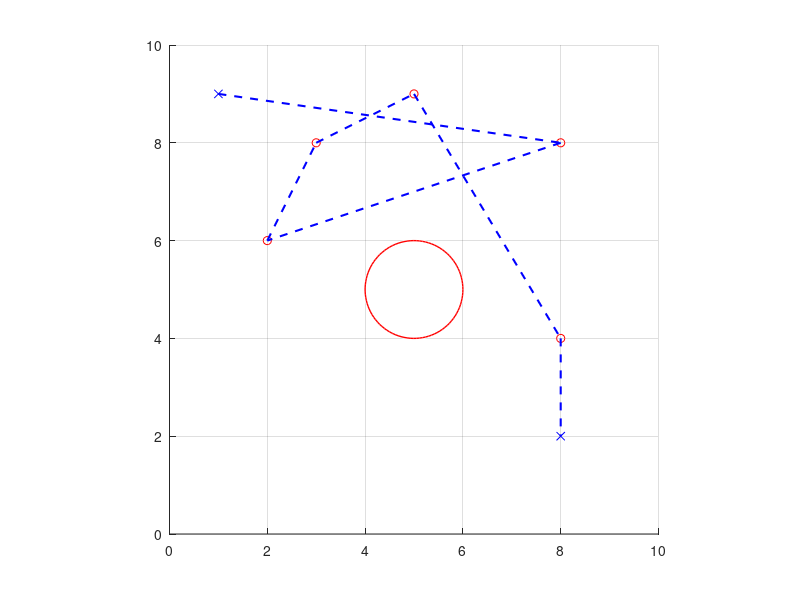

Recreate this plot in MATLAB. (Note: this script raises an error after producing the figure.)
%%%% ONE CIRCLE, FIVE REFERENCE POINT %%%%

clear all;
close all;

% Initial Situation

A = [1 9];
B = [8 2];

P = [8 8];
P2 = [2 6];
P3 = [3 8];
P4 = [5 9];
P5 = [8 4];

Ps = [P, P2, P3, P4, P5];

center = [5 5];
radius = 1;


figure(1);
xlim([0, 10]);
ylim([0, 10]);
grid on
axis square;

viscircles(center, radius, 'Color', 'r', 'LineWidth', 1);
hold on
plot(A(1), A(2), 'x', 'Color', 'b');
plot(B(1), B(2), 'x', 'Color', 'b');
for iter=1:2:length(Ps)
    % Create temporary variable due to arrays not beinge reindexable
    tempPs = [Ps(iter), Ps(iter+1)];
    plot(tempPs(1), tempPs(2), 'o', 'Color', 'r');
end

lines = [A, P, P2, P3, P4, P5, B];

for iter=1:2:(length(lines)-2)
    tempA = [lines(iter), lines(iter+1)];
    tempB = [lines(iter+2), lines(iter+3)];
    plot([tempA(1), tempB(1)], [tempA(2), tempB(2)], '--', 'Color', 'b', 'LineWidth', 1.5);
end

% Optimisation Process

Lb = [0, 0];
Ub = [10, 10];
x0 = [P, P2, P3, P4, P5];

obj = @(x)objective(x, A, B);
cons = @(x)constraints(x, A, B, center, radius);


options = optimset('Display', 'iter', 'TolX', 1*exp(-6), 'TolFun', 1*exp(-6), 'MaxIter', 100, 'MaxFunEvals', 300);
x = fmincon(obj, x0, [], [], [], [], Lb, Ub, cons, options);

for iter=1:2:length(x)
    % Create temporary variable due to arrays not beinge reindexable
    tempX = [x(iter), x(iter+1)];
    plot(tempX(1), tempX(2), 'o', 'Color', 'g');
end

plot([A(1), x(1)],[A(2), x(2)],'r');
plot([x(1), x(3)], [x(2), x(4)], 'r');
plot([x(3), x(5)], [x(4), x(6)],'r');
plot([x(5), x(7)], [x(6), x(8)],'r');
plot([x(7), x(9)], [x(8), x(10)],'r');
plot([x(9), B(1)], [x(10), B(2)],'r');



